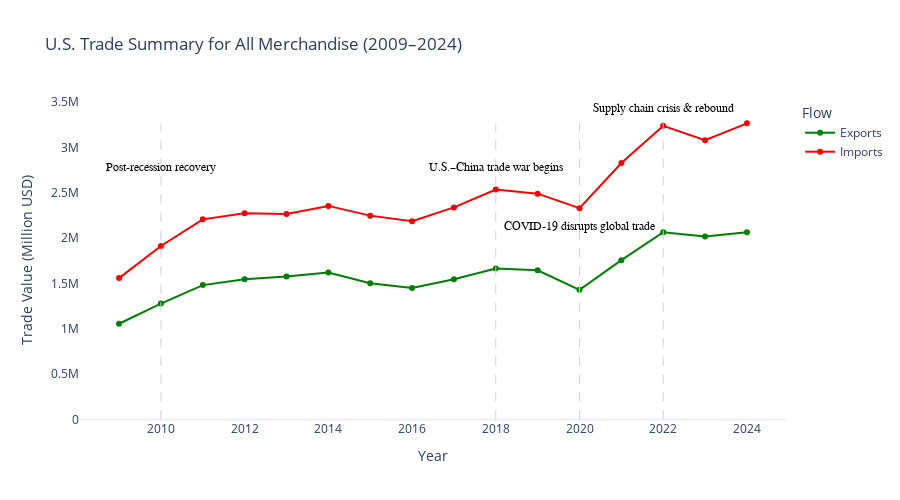

The notebook cell saved with this chart:
### Code cell
# Filter for All Merchandise
all_merch = merged[merged["Is_All_Merchandise"]].copy()

# Line plot for All Merchandise export and import over time
fig_all = go.Figure()

# Add export line
fig_all.add_trace(go.Scatter(
    x=all_merch["Year"],
    y=all_merch["Export"],
    mode='lines+markers',
    name="Exports",
    line=dict(color="green"),
    marker=dict(size=6),
    hovertemplate="Year: %{x}<br>Export: %{y:,.0f}M<extra></extra>"
))

# Add import line
fig_all.add_trace(go.Scatter(
    x=all_merch["Year"],
    y=all_merch["Import"],
    mode='lines+markers',
    name="Imports",
    line=dict(color="red"),
    marker=dict(size=6),
    hovertemplate="Year: %{x}<br>Import: %{y:,.0f}M<extra></extra>"
))

# Customize layout
fig_all.update_layout(
    title="U.S. Trade Summary for All Merchandise (2009–2024)",
    xaxis_title="Year",
    yaxis_title="Trade Value (Million USD)",
    height=500,
    legend_title="Flow",
    template="plotly_white",
    xaxis=dict(showgrid=False),
    yaxis=dict(showgrid=False)
)



# Add vertical dashed lines
fig_all.update_layout(
    shapes=[
        dict(
            type="line",
            x0=2010, x1=2010,
            y0=0, y1=all_merch["Import"].max(),
            line=dict(color="lightgray", dash="dash", width=1)
        ),
        dict(
            type="line",
            x0=2018, x1=2018,
            y0=0, y1=all_merch["Import"].max(),
            line=dict(color="lightgray", dash="dash", width=1)
        ),
        dict(
            type="line",
            x0=2020, x1=2020,
            y0=0, y1=all_merch["Import"].max(),
            line=dict(color="lightgray", dash="dash", width=1)
        ),
        dict(
            type="line",
            x0=2022, x1=2022,
            y0=0, y1=all_merch["Import"].max(),
            line=dict(color="lightgray", dash="dash", width=1)
        )
    ]
)


# Add top annotations with monospace font
annotations = [
    dict(
        x=2010,
        y=all_merch["Import"].max() * 0.85,  # top
        text="Post-recession recovery",
        showarrow=False,
        font=dict(family="Courier New, monospace", size=12, color="black")
    ),
    dict(
        x=2018,
        y=all_merch["Import"].max() * 0.85,  # lower
        text="U.S.–China trade war begins",
        showarrow=False,
        font=dict(family="Courier New, monospace", size=12, color="black")
    ),
    dict(
        x=2020,
        y=all_merch["Import"].max() * 0.65,  
        text="COVID-19 disrupts global trade",
        showarrow=False,
        font=dict(family="Courier New, monospace", size=12, color="black")
    ),
    dict(
        x=2022,
        y=all_merch["Import"].max() * 1.05,  # same as before
        text="Supply chain crisis & rebound",
        showarrow=False,
        font=dict(family="Courier New, monospace", size=12, color="black")
    )
]

fig_all.update_layout(annotations=annotations)


fig_all.show()
fig_all.write_html("../img/Import_export_all_trend_annotated.html")

### Figure 1 — Plotly figure (JSON) as saved in the notebook; plotly's stock layout.template omitted (floating-point values rounded to 4 significant figures)
{"data": [{"hovertemplate": "Year: %{x}<br>Export: %{y:,.0f}M<extra></extra>", "line": {"color": "green"}, "marker": {"size": 6}, "mode": "lines+markers", "name": "Exports", "type": "scatter", "x": [2009, 2010, 2011, 2012, 2013, 2014, 2015, 2016, 2017, 2018, 2019, 2020, 2021, 2022, 2023, 2024], "y": [1056000.0, 1278000.0, 1483000.0, 1546000.0, 1579000.0, 1622000.0, 1503000.0, 1451000.0, 1547000.0, 1666000.0, 1646000.0, 1430000.0, 1758000.0, 2066000.0, 2018000.0, 2065000.0]}, {"hovertemplate": "Year: %{x}<br>Import: %{y:,.0f}M<extra></extra>", "line": {"color": "red"}, "marker": {"size": 6}, "mode": "lines+markers", "name": "Imports", "type": "scatter", "x": [2009, 2010, 2011, 2012, 2013, 2014, 2015, 2016, 2017, 2018, 2019, 2020, 2021, 2022, 2023, 2024], "y": [1560000.0, 1914000.0, 2208000.0, 2276000.0, 2268000.0, 2356000.0, 2249000.0, 2187000.0, 2340000.0, 2536000.0, 2492000.0, 2331000.0, 2829000.0, 3240000.0, 3080000.0, 3267000.0]}], "layout": {"annotations": [{"font": {"color": "black", "family": "Courier New, monospace", "size": 12}, "showarrow": false, "text": "Post-recession recovery", "x": 2010, "y": 2777000.0}, {"font": {"color": "black", "family": "Courier New, monospace", "size": 12}, "showarrow": false, "text": "U.S.–China trade war begins", "x": 2018, "y": 2777000.0}, {"font": {"color": "black", "family": "Courier New, monospace", "size": 12}, "showarrow": false, "text": "COVID-19 disrupts global trade", "x": 2020, "y": 2124000.0}, {"font": {"color": "black", "family": "Courier New, monospace", "size": 12}, "showarrow": false, "text": "Supply chain crisis & rebound", "x": 2022, "y": 3431000.0}], "height": 500, "legend": {"title": {"text": "Flow"}}, "shapes": [{"line": {"color": "lightgray", "dash": "dash", "width": 1}, "type": "line", "x0": 2010, "x1": 2010, "y0": 0, "y1": 3267389}, {"line": {"color": "lightgray", "dash": "dash", "width": 1}, "type": "line", "x0": 2018, "x1": 2018, "y0": 0, "y1": 3267389}, {"line": {"color": "lightgray", "dash": "dash", "width": 1}, "type": "line", "x0": 2020, "x1": 2020, "y0": 0, "y1": 3267389}, {"line": {"color": "lightgray", "dash": "dash", "width": 1}, "type": "line", "x0": 2022, "x1": 2022, "y0": 0, "y1": 3267389}], "title": {"text": "U.S. Trade Summary for All Merchandise (2009–2024)"}, "xaxis": {"showgrid": false, "title": {"text": "Year"}}, "yaxis": {"showgrid": false, "title": {"text": "Trade Value (Million USD)"}}}}
